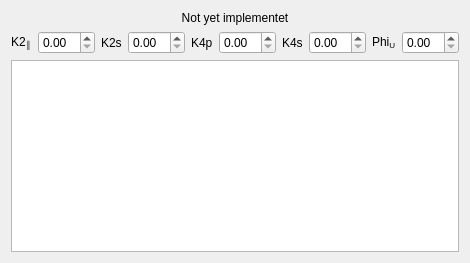
        <widget class="QWidget" name="anifit_tab">
         <attribute name="title">
          <string>Anisotropy Constant Fit</string>
         </attribute>
         <layout class="QGridLayout" name="gridLayout_17">
          <item row="2" column="0">
           <widget class="PlotWidget" name="Bres_sim_plot"/>
          </item>
          <item row="2" column="1">
           <layout class="QGridLayout" name="gridLayout_10"/>
          </item>
          <item row="0" column="0">
           <widget class="QLabel" name="label">
            <property name="text">
             <string>Not yet implementet</string>
            </property>
            <property name="alignment">
             <set>Qt::AlignCenter</set>
            </property>
           </widget>
          </item>
          <item row="1" column="0">
           <layout class="QHBoxLayout" name="horizontalLayout_8">
            <item>
             <widget class="QLabel" name="label_30">
              <property name="text">
               <string>&lt;html&gt;&lt;head/&gt;&lt;body&gt;&lt;p&gt;K2&lt;span style=&quot; vertical-align:sub;&quot;&gt;∥&lt;/span&gt;&lt;/p&gt;&lt;/body&gt;&lt;/html&gt;</string>
              </property>
             </widget>
            </item>
            <item>
             <widget class="QDoubleSpinBox" name="K2p_Box">
              <property name="locale">
               <locale language="C" country="AnyCountry"/>
              </property>
             </widget>
            </item>
            <item>
             <widget class="QLabel" name="label_32">
              <property name="text">
               <string>K2s</string>
              </property>
             </widget>
            </item>
            <item>
             <widget class="QDoubleSpinBox" name="K2s_Box">
              <property name="locale">
               <locale language="C" country="AnyCountry"/>
              </property>
             </widget>
            </item>
            <item>
             <widget class="QLabel" name="label_35">
              <property name="text">
               <string>K4p</string>
              </property>
             </widget>
            </item>
            <item>
             <widget class="QDoubleSpinBox" name="K4p_Box">
              <property name="locale">
               <locale language="C" country="AnyCountry"/>
              </property>
             </widget>
            </item>
            <item>
             <widget class="QLabel" name="label_36">
              <property name="text">
               <string>K4s</string>
              </property>
             </widget>
            </item>
            <item>
             <widget class="QDoubleSpinBox" name="K4s_Box">
              <property name="locale">
               <locale language="C" country="AnyCountry"/>
              </property>
             </widget>
            </item>
            <item>
             <widget class="QLabel" name="label_37">
              <property name="text">
               <string>&lt;html&gt;&lt;head/&gt;&lt;body&gt;&lt;p&gt;Phi&lt;span style=&quot; vertical-align:sub;&quot;&gt;U&lt;/span&gt;&lt;/p&gt;&lt;/body&gt;&lt;/html&gt;</string>
              </property>
             </widget>
            </item>
            <item>
             <widget class="QDoubleSpinBox" name="PhiU_Box">
              <property name="locale">
               <locale language="C" country="AnyCountry"/>
              </property>
             </widget>
            </item>
           </layout>
          </item>
         </layout>
        </widget>
